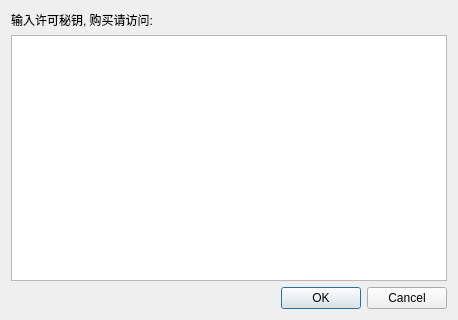
<?xml version="1.0" encoding="UTF-8"?>
<ui version="4.0">
 <class>EnterLicenseDialog</class>
 <widget class="QDialog" name="EnterLicenseDialog">
  <property name="geometry">
   <rect>
    <x>0</x>
    <y>0</y>
    <width>458</width>
    <height>320</height>
   </rect>
  </property>
  <property name="windowTitle">
   <string>Dialog</string>
  </property>
  <layout class="QVBoxLayout" name="verticalLayout">
   <item>
    <widget class="QLabel" name="label_payInfo">
     <property name="text">
      <string>输入许可秘钥, 购买请访问: </string>
     </property>
    </widget>
   </item>
   <item>
    <layout class="QHBoxLayout" name="horizontalLayout">
     <item>
      <widget class="QPlainTextEdit" name="plainTextEdit">
       <property name="plainText">
        <string/>
       </property>
      </widget>
     </item>
    </layout>
   </item>
   <item>
    <widget class="QDialogButtonBox" name="buttonBox">
     <property name="orientation">
      <enum>Qt::Horizontal</enum>
     </property>
     <property name="standardButtons">
      <set>QDialogButtonBox::Cancel|QDialogButtonBox::Ok</set>
     </property>
    </widget>
   </item>
  </layout>
 </widget>
 <resources/>
 <connections>
  <connection>
   <sender>buttonBox</sender>
   <signal>accepted()</signal>
   <receiver>EnterLicenseDialog</receiver>
   <slot>accept()</slot>
   <hints>
    <hint type="sourcelabel">
     <x>248</x>
     <y>254</y>
    </hint>
    <hint type="destinationlabel">
     <x>157</x>
     <y>274</y>
    </hint>
   </hints>
  </connection>
  <connection>
   <sender>buttonBox</sender>
   <signal>rejected()</signal>
   <receiver>EnterLicenseDialog</receiver>
   <slot>reject()</slot>
   <hints>
    <hint type="sourcelabel">
     <x>316</x>
     <y>260</y>
    </hint>
    <hint type="destinationlabel">
     <x>286</x>
     <y>274</y>
    </hint>
   </hints>
  </connection>
 </connections>
</ui>
